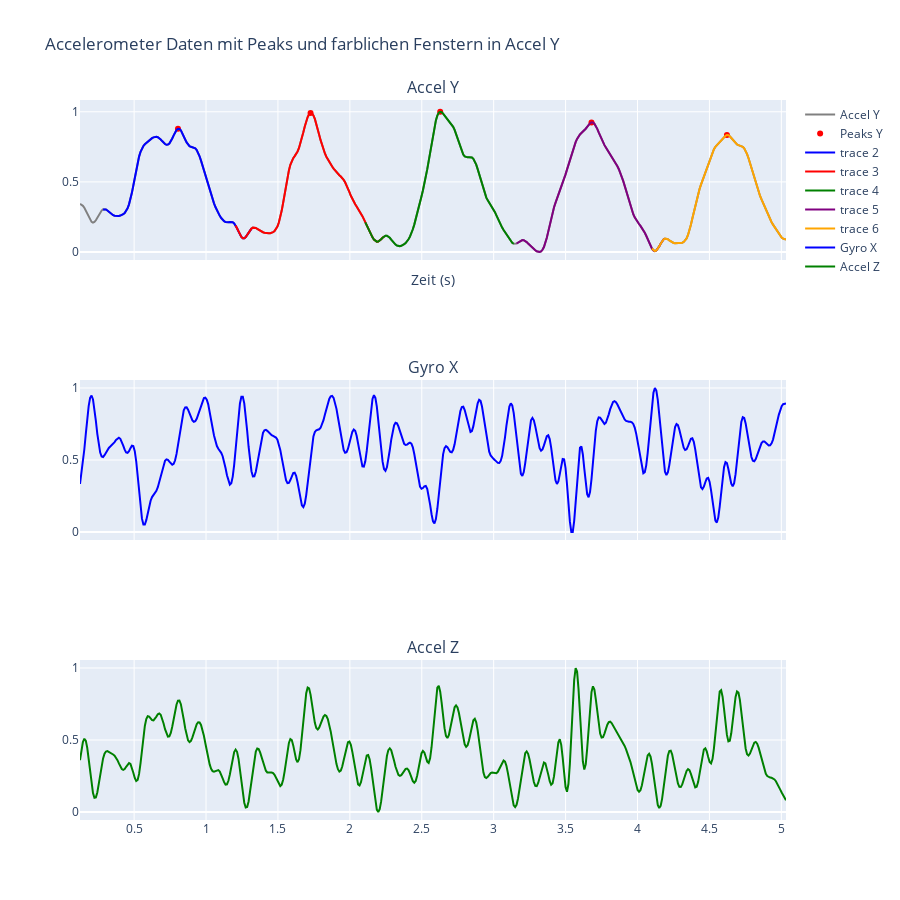

Write notebook code for a chart like this one.
### Code cell
plot_windows_with_data(normalized_df_j, j_windows, j_peaks)
